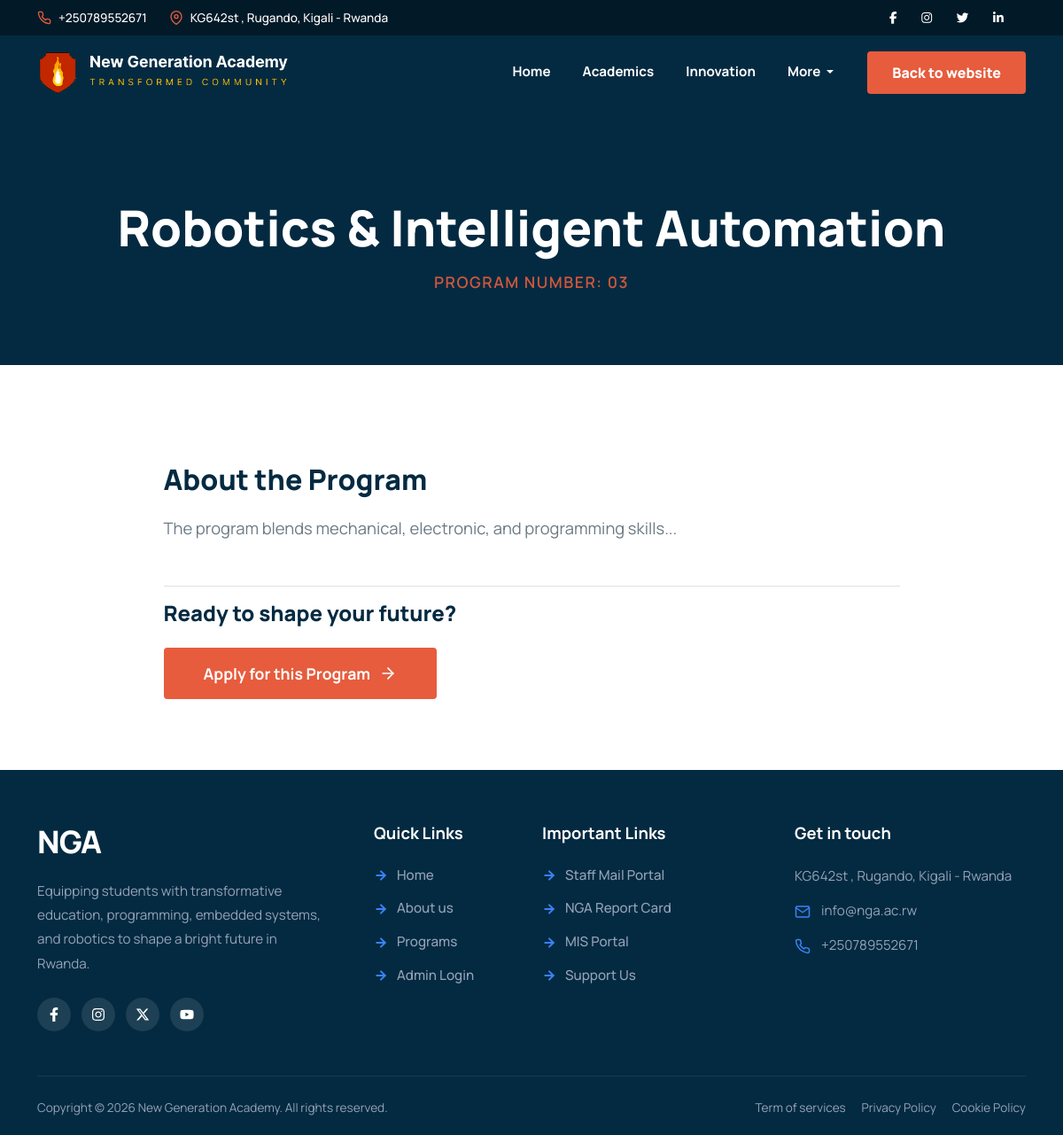
Screenshot of /coding-academy/program_details.php?id=3 with the database file from the repository.
### tables this page shows
CREATE TABLE `academy_programs` (
  `id` int NOT NULL,
  `program_number` varchar(10) DEFAULT NULL,
  `title` varchar(255) NOT NULL,
  `description` text,
  `image_url` varchar(255) DEFAULT NULL,
  `link_url` varchar(255) DEFAULT '#',
  `status` tinyint(1) DEFAULT '1',
  `created_at` timestamp NULL DEFAULT CURRENT_TIMESTAMP
);

### coding-academy/program_details.php (the view, shortened to what this page needs)
<?php
include 'include/header.php';
$program_id = isset($_GET['id']) ? intval($_GET['id']) : 0;
$program = null;
if ($program_id > 0 && isset($conn)) {
    $stmt = $conn->prepare("SELECT * FROM academy_programs WHERE id = ? AND status = 1");
    if ($stmt) {
        $stmt->bind_param("i", $program_id);
        $stmt->execute();
        $result = $stmt->get_result();
        if ($result->num_rows > 0) {
            $program = $result->fetch_assoc();
        } else {
            $error_message = "Sorry, the program you are looking for could not be found or is no longer active.";
        }
    } else {
        $error_message = "Database error. Please try again later.";
    }
} else {
    $error_message = "No valid program selected.";
}
?>
<div class="program-detail-page">
    <?php if ($program): ?>
        <header class="program-header-banner">
            <div class="container">
                <h1><?php echo htmlspecialchars($program['title']); ?></h1>
                <div class="program-meta">
                    <?php if (!empty($program['program_number'])): ?>
                        Program Number: <?php echo htmlspecialchars($program['program_number']); ?>
                    <?php else: ?>
                        NGA Coding Academy
                    <?php endif; ?>
                </div>
            </div>
        </header>
        <section class="program-content-section">
            <div class="container">
                <div class="row justify-content-center">
                    <div class="col-lg-9">
                        <div class="program-description">
                            <h3>About the Program</h3>
                            <?php echo nl2br(htmlspecialchars($program['description'])); ?>
                        </div>
                        <div class="text-start mt-5 pt-3 border-top">
                            <h4 class="mb-4">Ready to shape your future?</h4>
                            <a href="student_register.php?program_id=<?php echo $program['id']; ?>" class="btn-apply-now">
                                Apply for this Program
                                <svg width="20" height="20" viewBox="0 0 24 24" fill="none" stroke="currentColor" stroke-width="2" stroke-linecap="round" stroke-linejoin="round" style="margin-left: 10px;"><line x1="5" y1="12" x2="19" y2="12"></line><polyline points="12 5 19 12 12 19"></polyline></svg>
                            </a>
                        </div>
                    </div>
                </div>
            </div>
        </section>
    <?php endif; ?>
</div>
<?php
include 'include/footer.php';
?>

### coding-academy/include/header.php (style rules this page uses)
:root { --sk-blue: #042a41; --sk-darker-blue: #021a28; --sk-orange: #e65c3d; --sk-orange-hover: #cf4f33; --font-main: 'Manrope', sans-serif; }
html, body { margin: 0; padding: 0; font-family: var(--font-main); }
body { display: flex; flex-direction: column; min-height: 100vh; overflow-x: hidden; }

### coding-academy/program_details.php (style rules this page uses)
:root { --sk-blue: #042a41; --sk-orange: #e65c3d; --sk-orange-hover: #cf4f33; --sk-text: #6b7a85; --sk-bg-gray: #f8f9fa; }
.program-detail-page h1, .program-detail-page h2, .program-detail-page h3, .program-detail-page h4 { color: var(--sk-blue); font-weight: 800; }
.program-header-banner { background-color: var(--sk-blue); padding: 100px 20px 80px; text-align: center; color: #ffffff; position: relative; }
.program-header-banner h1 { color: #ffffff; font-size: clamp(2.5rem, 5vw, 3.5rem); margin-bottom: 15px; line-height: 1.2; }
.program-meta { font-size: 1.1rem; opacity: 0.9; font-weight: 600; color: var(--sk-orange); text-transform: uppercase; letter-spacing: 1.5px; }
.program-content-section { padding: 80px 0; background-color: #ffffff; }
.program-description { font-size: 1.15rem; line-height: 1.8; color: var(--sk-text); }
.program-description h3 { margin-top: 30px; margin-bottom: 20px; font-size: 2rem; }
.btn-apply-now { background-color: var(--sk-orange); color: #ffffff; border: none; padding: 16px 45px; border-radius: 4px; font-weight: 700; font-size: 1.1rem; text-decoration: none; display: inline-flex; align-items: center; transition: all 0.3s ease; }

### coding-academy/include/footer.php (style rules this page uses)
:root { --sk-blue: #042a41; --sk-orange: #e65c3d; --sk-text-muted: #94a3b8; --sk-icon-blue: #3b82f6; }

### rows the page displays
academy_programs: title "Robotics & Intelligent Automation", program_number "03", description "The program blends mechanical, electronic, and programming skills..."

### other values shown
$settings['school_phone'] "+250789552671"
$settings['school_address'] "KG642st , Rugando, Kigali - Rwanda"
